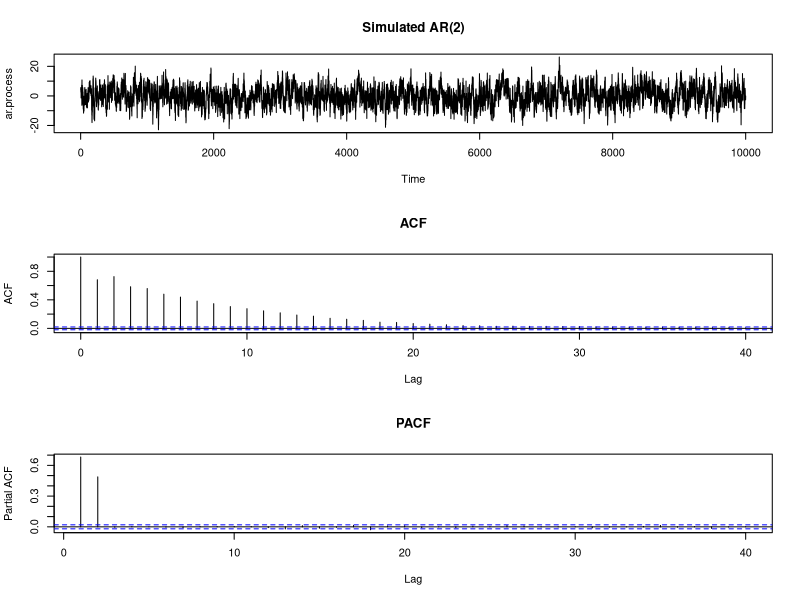

Write the R code that produced this figure.
# Set Seed
set.seed(2017)

# Model Parameters
sigma=4
phi=NULL
phi[1:2]=c(1/3,1/2)
print(phi)

# Number of data points
n=10000

# Simulate AR process
ar.process = arima.sim(n,model=list(ar=c(1/3,1/2)),sd=4)
print(ar.process[1:5])

# Find and name 2nd and 3rd sample auto-correlation
r=NULL
r[1:2]=acf(ar.process,plot=F)$acf[2:3]
print(r)

# Matrix R
R=matrix(1,2,2)
R[1,2]=r[1]
R[2,1]=r[1]
print(R)

# b column vector
b=matrix(r,nrow=2,ncol=1)
print(b)

# solve(R,b) solves Rx=b and gives x=R^(-1)b vector
phi.hat = solve(R,b)
print(phi.hat)

# Estimating vatiance of the innovation term in the AR process
c0 = acf(ar.process,type='covariance',plot=F)$acf[1]
var.hat = c0*(1-sum(phi.hat*r))
print(var.hat)

# Plot time series along with ACF, PACF
par(mfrow=c(3,1))
plot(ar.process,main='Simulated AR(2)')
acf(ar.process,main='ACF')
pacf(ar.process,main='PACF')